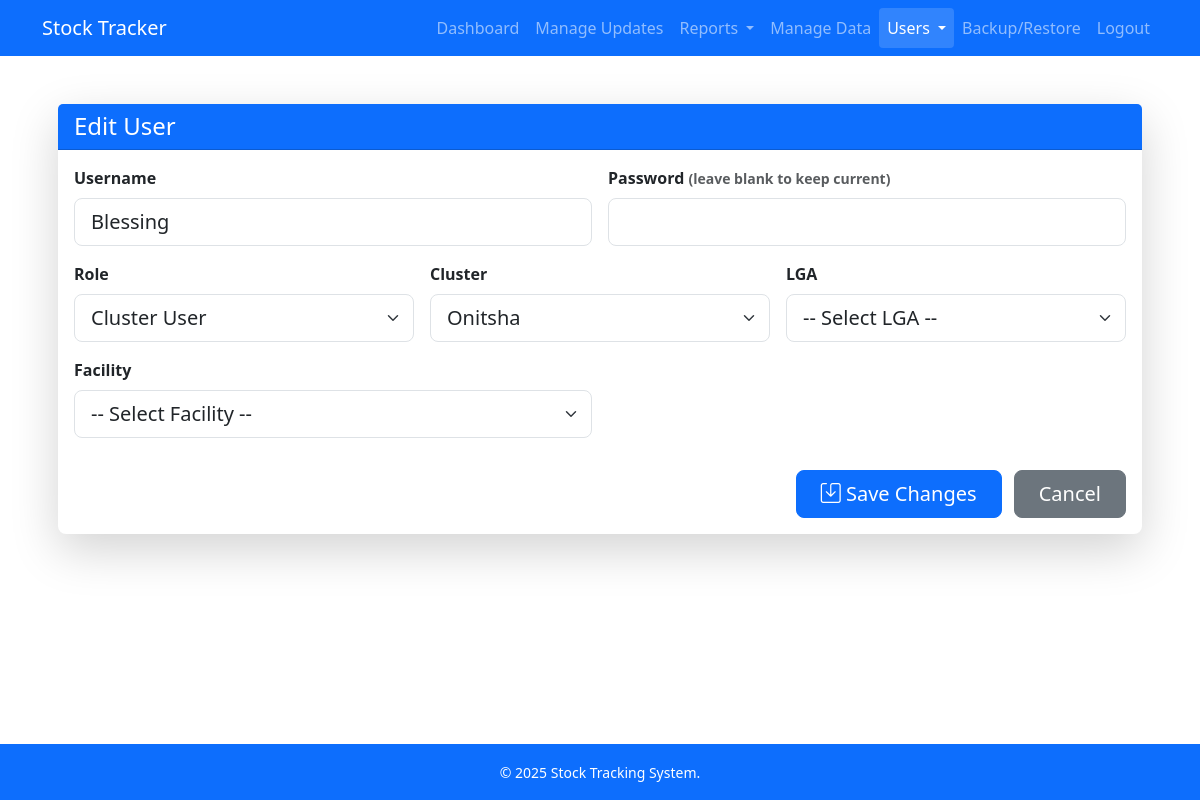
Page /auth/users/edit/3 (signed in) on the committed database.
### models.py (models this page shows, shortened)
class User(db.Model, UserMixin):
    id = db.Column(db.Integer, primary_key=True)
    username = db.Column(db.String(64), unique=True, nullable=False)
    password_hash = db.Column(db.String(128), nullable=False)
    role = db.Column(db.String(20), nullable=False, default='facility')
    cluster_id = db.Column(db.Integer, db.ForeignKey('cluster.id'), nullable=True)
    lga_id = db.Column(db.Integer, db.ForeignKey('lga.id'), nullable=True)
    facility_id = db.Column(db.Integer, db.ForeignKey('facility.id'), nullable=True)
    active = db.Column(db.Boolean, default=True)
    cluster = db.relationship('Cluster', backref='users')
    lga = db.relationship('LGA', backref='users')
    facility = db.relationship('Facility', foreign_keys=[facility_id], backref='users')

class Cluster(db.Model):
    id = db.Column(db.Integer, primary_key=True)
    name = db.Column(db.String(100), unique=True, nullable=False)
    lgas = db.relationship('LGA', backref='cluster', lazy=True)

### auth/routes.py (the view, shortened to what this page needs)
@auth_bp.route('/users/edit/<int:user_id>', methods=['GET', 'POST'])
@login_required
def edit_user(user_id):
    if current_user.role != 'super':
        abort(403)
    user = User.query.get_or_404(user_id)
    clusters = Cluster.query.all()
    lgas = LGA.query.all()
    facilities = Facility.query.all()
    return render_template(
        'edit_user.html',
        user=user,
        clusters=clusters,
        lgas=lgas,
        facilities=facilities
    )

### app.py (called while the page is built)
@login_manager.user_loader
def load_user(user_id):
    return User.query.get(int(user_id))

### templates/edit_user.html (shortened to what this page needs)
{% extends "base.html" %}
{% block content %}
<div class="container py-4">
  <div class="card shadow-lg border-0 rounded-3">
    <div class="card-header bg-primary text-white">
      <h4 class="mb-0">Edit User</h4>
    </div>
    <div class="card-body">
      <form method="post" class="row g-3">
        <div class="col-md-6">
          <label class="form-label fw-semibold">Username</label>
          <input type="text" name="username" class="form-control form-control-lg"
                 value="{{ user.username }}" required>
        </div>
        <div class="col-md-6">
          <label class="form-label fw-semibold">Password
            <small class="text-muted">(leave blank to keep current)</small>
          </label>
          <input type="password" name="password" class="form-control form-control-lg">
        </div>
        <div class="col-md-4">
          <label class="form-label fw-semibold">Role</label>
          <select name="role" class="form-select form-select-lg" required>
            <option value="cluster" {% if user.role=='cluster' %}selected{% endif %}>Cluster User</option>
          </select>
        </div>
        <div class="col-md-4">
          <label class="form-label fw-semibold">Cluster</label>
          <select id="clusterSelect" name="cluster_id" class="form-select form-select-lg">
            {% for c in clusters %}
            <option value="{{ c.id }}" {% if user.cluster_id==c.id %}selected{% endif %}>{{ c.name }}</option>
            {% endfor %}
          </select>
        </div>
        <div class="col-md-4">
          <label class="form-label fw-semibold">LGA</label>
          <select id="lgaSelect" name="lga_id" class="form-select form-select-lg">
            <option value="">-- Select LGA --</option>
          </select>
        </div>
        <div class="col-md-6">
          <label class="form-label fw-semibold">Facility</label>
          <select id="facilitySelect" name="facility_id" class="form-select form-select-lg">
            <option value="">-- Select Facility --</option>
          </select>
        </div>
        <div class="col-12 text-end pt-3">
          <button type="submit" class="btn btn-lg btn-primary px-4 me-2">
            <i class="bi bi-save"></i> Save Changes
          </button>
          <a href="{{ url_for('auth.list_users') }}" class="btn btn-lg btn-secondary px-4">
            Cancel
          </a>
        </div>
      </form>
    </div>
  </div>
</div>
{% endblock %}

### rows in the picture
User: username "Blessing", role "Cluster User", cluster_id "Onitsha"

### other values in the picture
{{ current_year or 2025 }} "2025"
